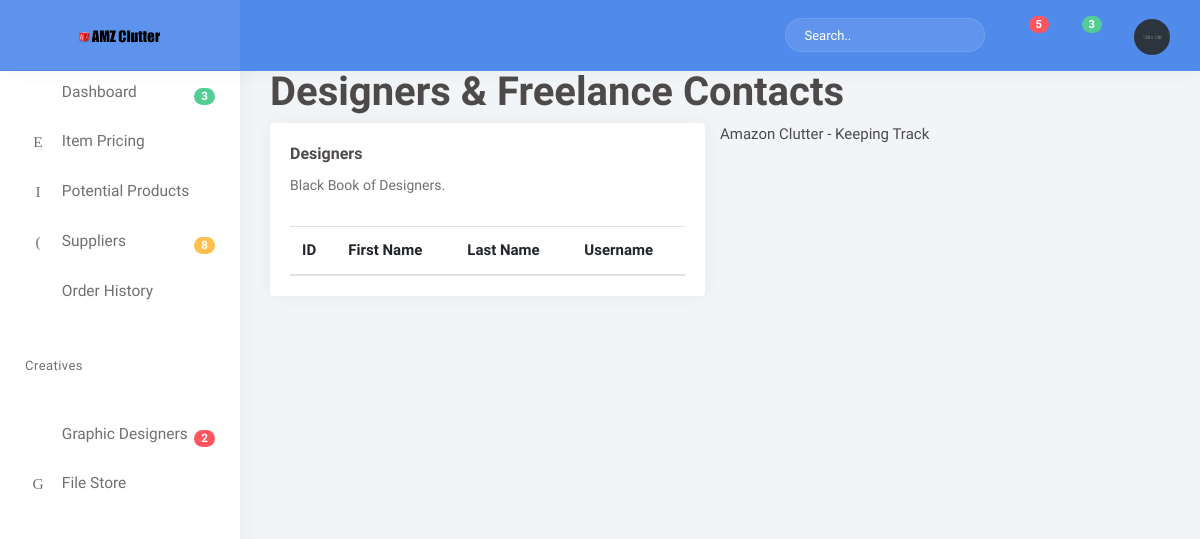
Page /designers on the earlier database version.
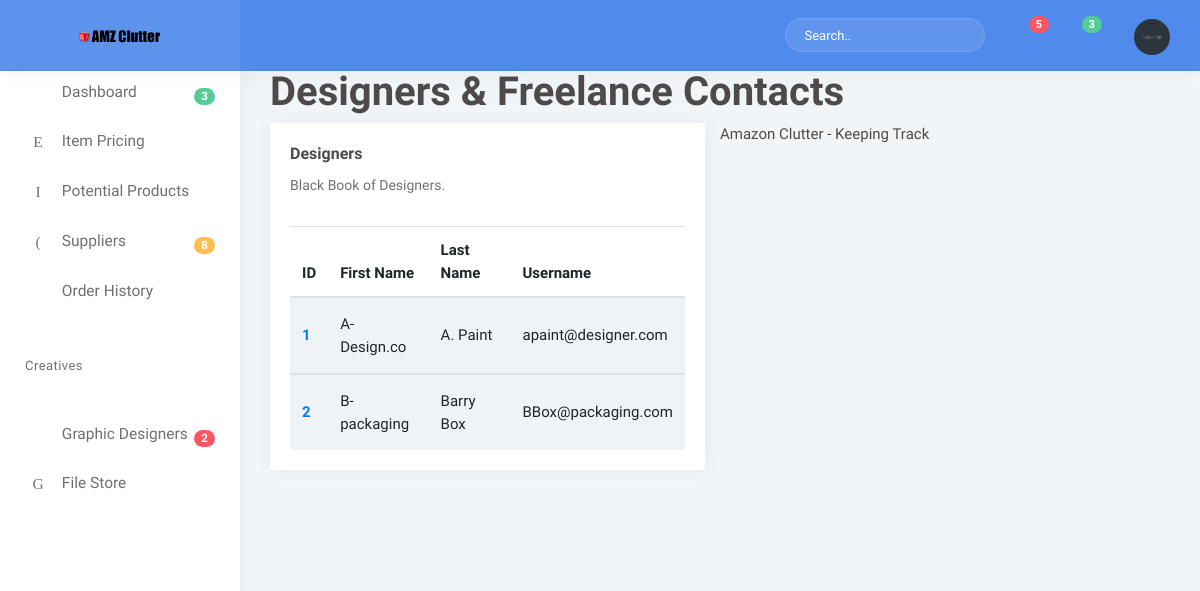
Same page on the later database version.
### clutter/models.py (models this page shows, shortened)
class Designer(models.Model):
    company = models.CharField(max_length=64)
    contact = models.CharField(max_length=64)
    email = models.CharField(max_length=128, blank = True)

### clutter/views.py (the view)
# urls.py: path("designers", views.designers, name="designers"),
def designers(request):
    context = {
        "designers": Designer.objects.all()
    }
    return render(request, 'clutter/designers.html', context)

### clutter/templates/clutter/designers.html
{% extends "clutter/base.html" %}
{% load static %}
{% block title %}
  Designers & Freelance Contacts
{% endblock %}
{% block body %}
<tr>
  <th scope="row">
    <div class="row">
        <div class="col-lg-6">
            <div class="card m-b-30">
                <div class="card-body">
                    <h4 class="mt-0 header-title">Designers</h4>
                    <p class="text-muted m-b-30 font-14">
                        Black Book of Designers.
                    </p>
                    <div class="table-responsive">
                        <table class="table table-striped mb-0">
                            <thead>
                                <tr>
                                    <th>ID</th>
                                    <th>First Name</th>
                                    <th>Last Name</th>
                                    <th>Username</th>
                                </tr>
                            </thead>
                            {% for designer in designers%}
                            <tbody>
                                <tr>
                                    <th scope="row"><a href="{% url 'designer' designer.id %}">{{ designer.id }}</th>
                                    <td>{{ designer.company }}</td>
                                    <td>{{ designer.contact }}</td>
                                    <td>{{ designer.email}}</td>
                                </tr>
                              {% endfor %}
                            </tbody>
                        </table>
                    </div>
                </div>
            </div>
        </div>
{% endblock %}
{% block footer %}
  Amazon Clutter - Keeping Track
{% endblock %}

### clutter/templates/clutter/base.html (shortened to what this page needs)
{% load static %}
<!DOCTYPE html>
<html lang="en">
    <head>
        <link rel="stylesheet" href="{% static 'assets/plugins/morris/morris.css' %}">
        <link href="{% static 'assets/css/bootstrap.min.css' %}" rel="stylesheet" type="text/css">
        <link href="{% static 'assets/css/icons.css' %}" rel="stylesheet" type="text/css">
        <link href="{% static 'assets/css/style.css' %}" rel="stylesheet" type="text/css">
    </head>
    <body class="fixed-left">
        <div id="wrapper">
            <div class="left side-menu">
                <div class="sidebar-inner slimscrollleft">
                    <div id="sidebar-menu">
                        <ul>
                            <li>
                                <a href="{% url 'index' %}" class="waves-effect">
                                    <i class="dripicons-meter"></i>
                                    <span> Dashboard <span class="badge badge-success badge-pill float-right">3</span></span>
                                </a>
                            </li>
                            <li class="has_sub">
                                <a href="javascript:void(0);" class="waves-effect"><i class="dripicons-briefcase"></i> <span> Item Pricing </span> <span class="menu-arrow float-right"><i class="mdi mdi-chevron-right"></i></span></a>
                            </li>
                            <li class="has_sub">
                                <a href="javascript:void(0);" class="waves-effect"><i class="dripicons-broadcast"></i> <span> Potential Products </span> <span class="menu-arrow float-right"><i class="mdi mdi-chevron-right"></i></span></a>
                            </li>
                            <li class="has_sub">
                                <a href="{% url 'suppliers' %}" class="waves-effect"><i class="dripicons-document"></i><span> Suppliers </span> <span class="badge badge-warning badge-pill float-right">8</span></a>
                            </li>
                            <li class="has_sub">
                                <a href="javascript:void(0);" class="waves-effect"><i class="dripicons-list"></i><span> Order History </span> <span class="menu-arrow float-right"><i class="mdi mdi-chevron-right"></i></span></a>
                                <ul class="list-unstyled">
                                    <li><a href="tables-editable.html">Transations/a></li>
                                </ul>
                            </li>
                            <li class="menu-title">Creatives</li>
                            <li class="has_sub">
                                <a href="javascript:void(0);" class="waves-effect"><i class="dripicons-location"></i><span> Graphic Designers </span> <span class="badge badge-danger badge-pill float-right">2</span></a>
                            </li>
                            <li class="has_sub">
                                <a href="javascript:void(0);" class="waves-effect"><i class="dripicons-brightness-max"></i> <span> File Store </span> <span class="menu-arrow float-right"><i class="mdi mdi-chevron-right"></i></span></a>
                            </li>
                        </ul>
                    </div>
                </div>
            </div>
            <div class="content-page">
                <div class="content">
                    <div class="topbar">
                        <div class="topbar-left	d-none d-lg-block">
                            <div class="text-center">
                                <a href="index.html" class="logo"><img src="{% static 'assets/images/logo.png' %}" height="20" alt="logo"></a>
                            </div>
                        </div>
                        <nav class="navbar-custom">
                            <ul class="list-inline float-right mb-0">
                                <li class="list-inline-item notification-list dropdown d-none d-sm-inline-block">
                                    <form role="search" class="app-search">
                                        <div class="form-group mb-0">
                                            <input type="text" class="form-control" placeholder="Search..">
                                            <button type="submit"><i class="fa fa-search"></i></button>
                                        </div>
                                    </form>
                                </li>
                                <li class="list-inline-item dropdown notification-list">
                                    <a class="nav-link dropdown-toggle arrow-none waves-effect" data-toggle="dropdown" href="#" role="button"
                                       aria-haspopup="false" aria-expanded="false">
                                        <i class="mdi mdi-email-outline noti-icon"></i>
                                        <span class="badge badge-danger badge-pill noti-icon-badge">5</span>
                                    </a>
                                </li>
                                <li class="list-inline-item dropdown notification-list">
                                    <a class="nav-link dropdown-toggle arrow-none waves-effect" data-toggle="dropdown" href="#" role="button"
                                       aria-haspopup="false" aria-expanded="false">
                                        <i class="mdi mdi-bell-outline noti-icon"></i>
                                        <span class="badge badge-success badge-pill noti-icon-badge">3</span>
                                    </a>
                                </li>
                                <li class="list-inline-item dropdown notification-list">
                                    <a class="nav-link dropdown-toggle arrow-none waves-effect nav-user" data-toggle="dropdown" href="#" role="button"
                                       aria-haspopup="false" aria-expanded="false">
                                        <img src="{% static 'assets/images/users/user-1.jpg' %}" alt="user" class="rounded-circle">
                                    </a>
                                </li>
                            </ul>
                            <ul class="list-inline menu-left mb-0">
                                <li class="list-inline-item">
                                    <button type="button" class="button-menu-mobile open-left waves-effect">
                                        <i class="ion-navicon"></i>
                                    </button>
                                </li>
                            </ul>
                        </nav>
                    </div>
                    <div class="page-content-wrapper ">
                        <div class="container-fluid">
  <body>
    <h1>{% block title %}{% endblock %}</h1>
    {% block body %}
    {% endblock %}
  {% block footer %}
  {% endblock %}
</body>
</html>

Differences in the rows shown:
added Designer: id "1", company "A-Design.co", contact "A. Paint", email "apaint@designer.com"
added Designer: id "2", company "B-packaging", contact "Barry Box", email "BBox@packaging.com"
